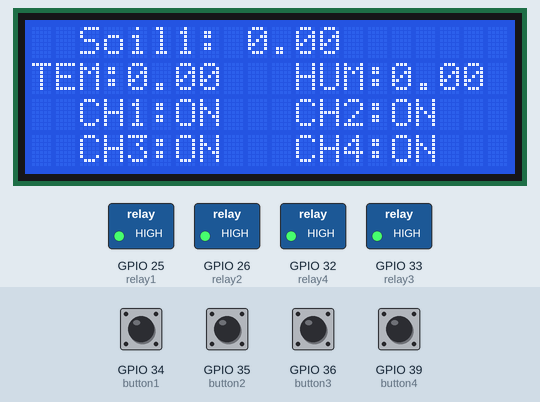
Simulated run of this sketch. Board: ESP32. Shown: 20×4 character LCD, switched loads named in the sketch (green lamp = pin HIGH). Inputs (shaded band) come from the test bench; at power-on: GPIO 34 (button1), GPIO 35 (button2), GPIO 36 (button3), GPIO 39 (button4) HIGH. EEPROM starts erased; what the sketch prints to the serial monitor is not drawn.

Above: at 2.2 s.
2.3 s: GPIO 34 (button1) pulled LOW for 0.15 s
At 3.5 s:
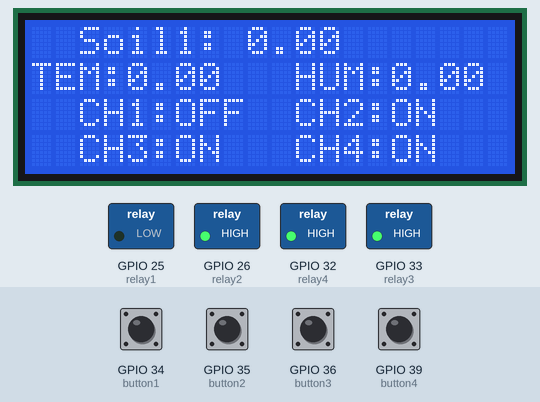
3.9 s: GPIO 35 (button2) pulled LOW for 0.15 s
At 5.1 s:
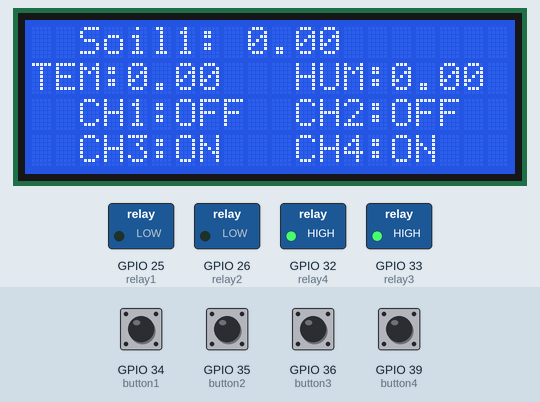
5.5 s: GPIO 36 (button3) pulled LOW for 0.15 s
At 6.5 s:
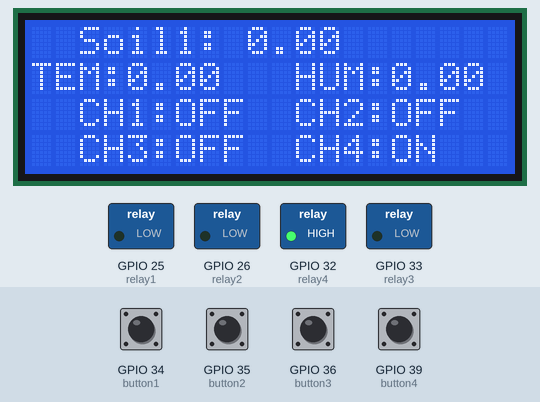
7.1 s: GPIO 39 (button4) pulled LOW for 0.15 s
At 7.9 s:
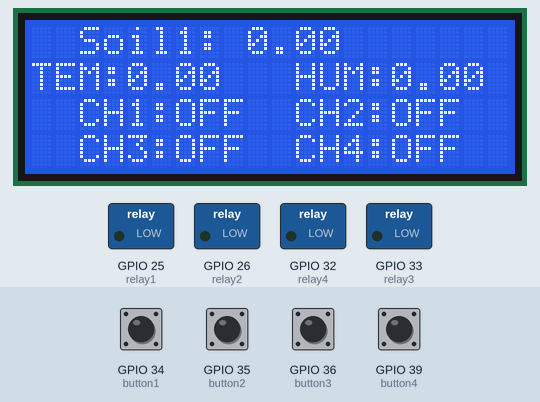
8.7 s: GPIO 34 (button1) pulled LOW for 1 s
At 9.4 s:
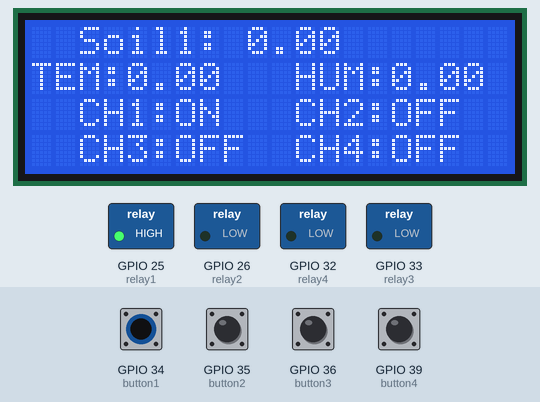
11.2 s: GPIO 35 (button2) pulled LOW for 1 s
At 11.9 s:
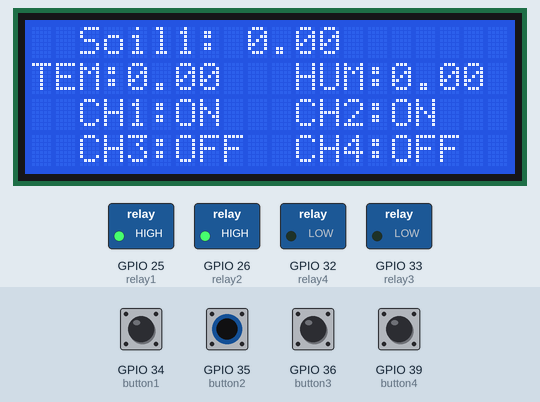
Timing chart, 0 to 14.2 s (numbered marks = the images above; inputs shaded):
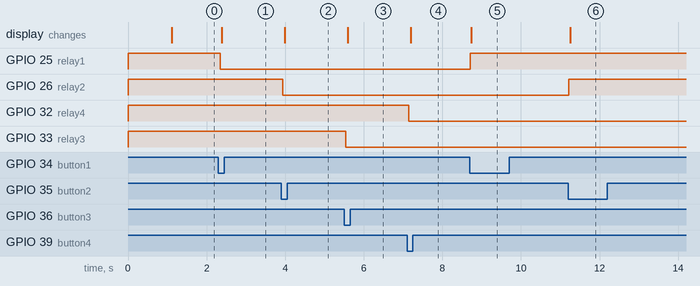

Measured:
- after the input at 2.3 s, GPIO 25 (relay1): HIGH → LOW after 0.05 s; the display: changes after 0.08 s (image 1)
- after the input at 3.9 s, GPIO 26 (relay2): HIGH → LOW at once; the display: changes after 0.09 s (image 2)
- after the input at 5.5 s, GPIO 33 (relay3): HIGH → LOW at once; the display: changes after 0.09 s (image 3)
- after the input at 7.1 s, GPIO 32 (relay4): HIGH → LOW at once; the display: changes after 0.10 s (image 4)
- after the input at 8.7 s, GPIO 25 (relay1): LOW → HIGH at once; the display: changes at once (image 5)
- after the input at 11.2 s, GPIO 26 (relay2): LOW → HIGH at once; the display: changes after 0.06 s (image 6)

The sketch:

5ESP32R4_bcontrol_muti_task_lcd_xymd02_soil.ino
```cpp
/*************************************************************************************************
    Created By: Sompoch Tongnamtiang
    Created On: 6 Mar, 2023
    Update On: 30 June, 2023
    Facebook : https://www.facebook.com/smfthailand
    YouTube Channel : https://www.youtube.com/bugkuska
 *  *********************************************************************************************
    1. Master Node : ESP32+TTL485+Transciever
    2. Slave Node + Transciever
      Slave ID1 : XY-MD02 Temperature & Humidity
      Slave ID2 : Soil Moisture Sensor
    3. Multi-tasking Programing
    4. Display data via I2C LCD
 *  *********************************************************************************************
    Preferences--> Aditional boards Manager URLs :
    For ESP32 (2.0.3):
    https://raw.githubusercontent.com/espressif/arduino-esp32/gh-pages/package_esp32_index.json
 *  *********************************************************************************************
    Install the following libraries :
    1. Modbus Master https://github.com/4-20ma/ModbusMaster/archive/refs/heads/master.zip
    2. ezButton https://github.com/ArduinoGetStarted/button/archive/refs/heads/master.zip
    3. LiquidCrystal_I2C  https://github.com/fdebrabander/Arduino-LiquidCrystal-I2C-library/archive/refs/heads/master.zip
  *  *********************************************************************************************
*/
//==================EEPROM===================//
#include <EEPROM.h>
#define EEPROM_SIZE 4
//==================EEPROM===================//
//==================zButton==================//
#include <ezButton.h>
ezButton button1(34);  //Manual button1
ezButton button2(35);  //Manual button2
ezButton button3(36);  //Manual button3
ezButton button4(39);  //Manual button4
//==================zButton==================//
//================Relay State================//
bool state_relay1 = LOW;
bool state_relay2 = LOW;
bool state_relay3 = LOW;
bool state_relay4 = LOW;
boolean prevStateled1 = 0;
boolean prevStateled2 = 0;
boolean prevStateled3 = 0;
boolean prevStateled4 = 0;
//================Relay State================//

//=========Define IO connect to relay========//
#define relay1 25  //Relay channel1
#define relay2 26  //Relay channel2
#define relay3 33  //Relay channel3
#define relay4 32  //Relay channel4
//=========Define IO connect to relay========//
//=================LCD 2004==================//
#include <Arduino.h>
#include <Wire.h>
#include <LiquidCrystal_I2C.h>
LiquidCrystal_I2C lcd(0x27, 20, 4);
//=================LCD 2004==================//

//==============Modbus-Master===============//
#include <ModbusMaster.h>
#define RXD2 16
#define TXD2 17
// instantiate ModbusMaster object
ModbusMaster node1;  //Serial2 SlaveID1 XY-MD02
float humi1 = 0.0f;
float temp1 = 0.0f;

ModbusMaster node2;  //Serial2 SlaveID2 SoilMoisture
//==============Modbus-Master===============//

// สร้างตัวแปรเก็บค่า Tick ที่แปลงจากเวลาที่เป็น millisecond
const TickType_t xDelay2000ms = pdMS_TO_TICKS(2000);
// สร้างตัวแปร TaskHandle สำหรับแต่ละ Task
TaskHandle_t Task1 = NULL;
TaskHandle_t Task2 = NULL;
TaskHandle_t Task3 = NULL;
// สร้างตัวแปรเก็บค่าเป็น integer เพื่อเอาไปใช้ใน Task
int passValue = 0;

//===============Setup function==============//
void setup() {
  Serial.begin(9600);         // เริ่มต้น Serial port เพื่อดูค่าที่แต่ละ Task ปริ้นออกมา
  Serial2.begin(9600, SERIAL_8N1, RXD2, TXD2);  //RX2=16,RO ,TX2=17, DI
  node1.begin(1, Serial2);
  node2.begin(2, Serial2);

  // initialize EEPROM with predefined size
  EEPROM.begin(EEPROM_SIZE);

  // Set IO pinMode for relay
  pinMode(relay1, OUTPUT);
  pinMode(relay2, OUTPUT);
  pinMode(relay3, OUTPUT);
  pinMode(relay4, OUTPUT);

  //Set default relay status at boot
  digitalWrite(relay1, LOW);
  digitalWrite(relay2, LOW);
  digitalWrite(relay3, LOW);
  digitalWrite(relay4, LOW);

  digitalWrite(relay1, !state_relay1);
  digitalWrite(relay2, !state_relay2);
  digitalWrite(relay3, !state_relay3);
  digitalWrite(relay4, !state_relay4);

  state_relay1 = EEPROM.read(0);
  state_relay2 = EEPROM.read(1);
  state_relay3 = EEPROM.read(2);
  state_relay4 = EEPROM.read(3);

  digitalWrite(relay1, state_relay1);
  digitalWrite(relay2, state_relay2);
  digitalWrite(relay3, state_relay3);
  digitalWrite(relay4, state_relay4);

  Serial.printf("relay1 is %s \n", state_relay1 ? "ON" : "OFF");
  Serial.printf("relay2 is %s \n", state_relay2 ? "ON" : "OFF");
  Serial.printf("relay3 is %s \n", state_relay3 ? "ON" : "OFF");
  Serial.printf("relay4 is %s \n", state_relay4 ? "ON" : "OFF");

  //LCD 2004
  lcd.begin();      // initialize LCD
  lcd.backlight();  // turn on LCD backlight

  delay(1000);
  // สร้าง Task1 โดยใช้ฟังก์ชัน func1_Task() พร้อมทั้งส่งผ่านค่าตัวแปร PassVale เข้าไปคำนวนใน Task
  xTaskCreatePinnedToCore(func1_Task, "Task1", 10000, (void *)passValue, 1, &Task1, 0);
  // สร้าง Task2 โดยใช้ฟังก์ชัน func2_Task()
  xTaskCreatePinnedToCore(func2_Task, "Task2", 10000, NULL, 1, &Task2, 0);
  // สร้าง Task3 โดยใช้ฟังก์ชัน func3_Task()
  xTaskCreatePinnedToCore(func3_Task, "Task3", 10000, NULL, 1, &Task3, 0);
}
//===============Setup function==============//

//===============Loop function===============//
void loop() {

  //LCD2004 Display
  float temp1 = (node1.getResponseBuffer(0) / 10.0f);
  float humi1 = (node1.getResponseBuffer(1) / 10.0f);

  float soil1 = (node2.getResponseBuffer(2) / 10.0f);

  lcd.setCursor(2, 0);
  lcd.print("Soil1: ");
  lcd.print(soil1);

  lcd.setCursor(0, 1);
  lcd.print("TEM:");
  lcd.print(temp1);

  lcd.setCursor(11, 1);
  lcd.print("HUM:");
  lcd.print(humi1);

  lcd.setCursor(2, 2);
  lcd.print("CH1:");
  if (state_relay1 == 1) {
    lcd.print("ON ");
  } else {
    lcd.print("OFF ");
  }
  prevStateled1 = state_relay1;

  lcd.setCursor(11, 2);
  lcd.print("CH2:");
  if (state_relay2 == 1) {
    lcd.print("ON ");
  } else {
    lcd.print("OFF");
  }
  prevStateled2 = state_relay2;

  lcd.setCursor(2, 3);
  lcd.print("CH3:");
  if (state_relay3 == 1) {
    lcd.print("ON ");
  } else {
    lcd.print("OFF");
  }
  prevStateled3 = state_relay3;

  lcd.setCursor(11, 3);
  lcd.print("CH4:");
  if (state_relay4 == 1) {
    lcd.print("ON ");
  } else {
    lcd.print("OFF ");
  }
  prevStateled4 = state_relay4;

 button_control();
}
//===============Loop function===============//

//==========funtion ที่ทำงานใน Task1===========//
void func1_Task(void *pvvalue) {
  int f1param = (int)pvvalue;  //แปลงค่าตัวแปรที่ส่งผ่านมาเป็น Integer
  while (1) {
    Serial.println(String("hello from Task1 : count >> ") + f1param);
    f1param++;

    uint8_t result1;
    float temp1 = (node1.getResponseBuffer(0) / 10.0f);
    float humi1 = (node1.getResponseBuffer(1) / 10.0f);

    Serial.println("Get XY-MD02 Data:");
    result1 = node1.readInputRegisters(0x0001, 2);  //Function 04, Read 2 registers starting at 2)
    if (result1 == node1.ku8MBSuccess) {
      Serial.print("Temp1: ");
      Serial.println(node1.getResponseBuffer(0) / 10.0f);
      Serial.print("Humi1: ");
      Serial.println(node1.getResponseBuffer(1) / 10.0f);
    }

    vTaskDelay(xDelay2000ms);  // Delay Task นี้ 2 วินาที
  }
}
//==========funtion ที่ทำงานใน Task1===========//

//==========funtion ที่ทำงานใน Task2===========//
void func2_Task(void *pvParam) {
  while (1) {
    Serial.println(String("hello from Task2"));
     uint8_t result2;
    float soil1 = (node2.getResponseBuffer(2) / 10.0f);

    Serial.println("Get Soil Moisture Data:");
    result2 = node2.readHoldingRegisters(0x0000, 3);  // Read 2 registers starting at 1)
   if (result2 == node2.ku8MBSuccess) {
      Serial.print("Soil Moisture: ");
      Serial.println(node2.getResponseBuffer(2) / 10.0f);
    }
    vTaskDelay(xDelay2000ms);  // Delay Task นี้ 2 วินาที
  }
}
//==========funtion ที่ทำงานใน Task2===========//

//==========funtion ที่ทำงานใน Task3===========//
void func3_Task(void *pvParam) {
  while (1) {
    Serial.println(String("hello from Task3"));
    //button_control();
    vTaskDelay(xDelay2000ms);  // Delay Task นี้ 2 วินาที
  }
}
//==========funtion ที่ทำงานใน Task3===========//

//==========Button Control function==========//
void button_control() {
  button1.loop();
  if (button1.isPressed()) {
    control_relay(1, relay1, state_relay1);
  }
  button2.loop();
  if (button2.isPressed()) {
    control_relay(2, relay2, state_relay2);
  }
  button3.loop();
  if (button3.isPressed()) {
    control_relay(3, relay3, state_relay3);
  }
  button4.loop();
  if (button4.isPressed()) {
    control_relay(4, relay4, state_relay4);
  }
}
//==========Button Control function==========//

//==========Relay Control function===========//
void control_relay(int relay_no, int relay_pin, boolean &status) {
  status = !status;
  digitalWrite(relay_pin, status);
  EEPROM.write(relay_no - 1, status);
  EEPROM.commit();
  String text = (status) ? "ON" : "OFF";
  Serial.println("Relay" + String(relay_no) + " is " + text);
}
//==========Relay Control function===========//
```
